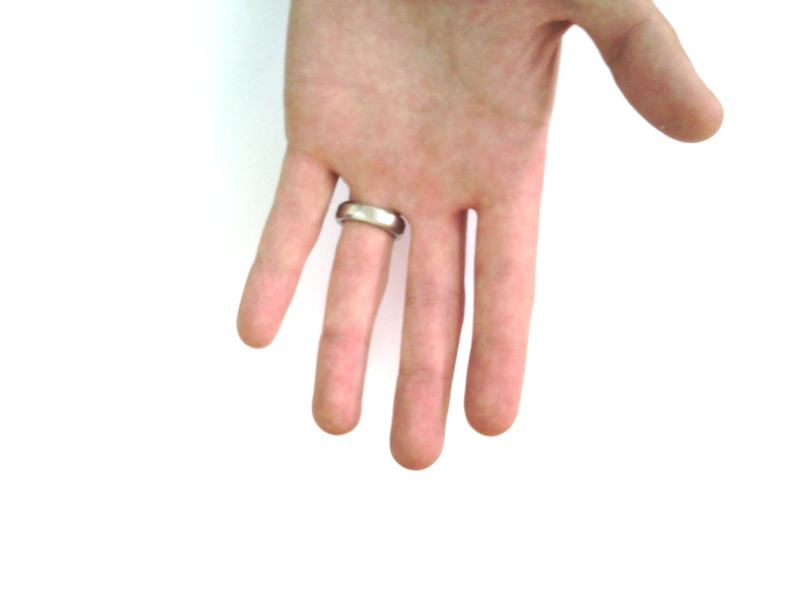
#> input picture data/test_hand.jpg, 1600 x 1200 px (shown at 1/2 size); its folder holds only this picture in this run
$ python -i ridge_evidence_frontend.py   (imports and definitions only)   (older library calls are emulated)
#> lines starting #> are read from the running program, lines starting #| are printed output that depends on the picture; after the words box and inside, x2 and y2 are one past the last pixel; in counts of white or black regions, pixels touching at a corner belong together
"""Shared ridge evidence: image-only engineering gate, not matcher/privacy proof."""
import cv2
import numpy as np


def axial_summary(values):
    """Gradient-normal axis modulo pi; numerical cancellation is unknown.

    Doubled angles preserve +89/-89 degrees as one near-vertical axis. The
    epsilon only handles the input's floating precision, not a quality gate.
    """
    values=np.asarray(values)
    if (not values.size or not np.issubdtype(values.dtype,np.number) or
            np.iscomplexobj(values) or not np.isfinite(values).all()):
        raise ValueError('finite_axial_angles_required')
    if np.max(np.abs(values))>np.finfo(np.float64).max/2:
        raise ValueError('axial_angle_numeric_overflow')
    epsilon=np.finfo(values.dtype).eps if np.issubdtype(values.dtype,np.floating) else np.finfo(float).eps
    doubled=2*values.astype(np.float64)
    sine=float(np.sin(doubled).mean());cosine=float(np.cos(doubled).mean())
    length=float(np.hypot(sine,cosine))
    orientation=None if length<=4*epsilon else float(.5*np.arctan2(sine,cosine))
    return dict(orientation=orientation,sine=sine,cosine=cosine,resultant=min(1.,length))


def ridge_evidence(gray,support=None,max_side=512):
#> called with max_side = 512
    if gray.ndim!=2 or gray.dtype!=np.uint8:raise ValueError('uint8 grayscale required')
    h,w=gray.shape;ratio=min(1.,max_side/max(h,w));small=cv2.resize(gray,(max(1,round(w*ratio)),max(1,round(h*ratio))),interpolation=cv2.INTER_AREA);allowed=np.ones(small.shape,bool) if support is None else cv2.resize(support.astype(np.uint8),(small.shape[1],small.shape[0]),interpolation=cv2.INTER_NEAREST)>0
#> after `h, w = gray.shape`: h = 1200; w = 1600
#> after `ratio = min(1.0, max_side / max(h, w))`: ratio = 0.32
#> after `small = cv2.resize(gray, (max(1, round(w * ratio)), max(1, round(h * r`:
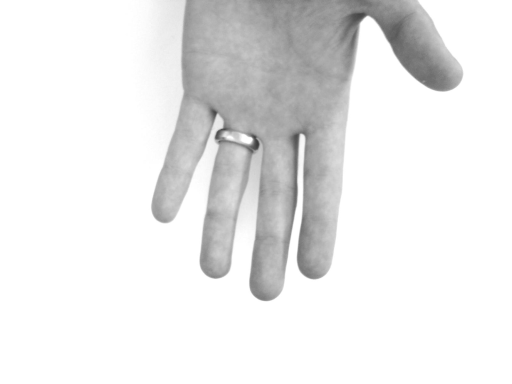
#> small: shape (384, 512); min 59, max 255, mean 233.8
    g=small.astype(np.float32);gx=cv2.Sobel(g,cv2.CV_32F,1,0);gy=cv2.Sobel(g,cv2.CV_32F,0,1);xx=cv2.GaussianBlur(gx*gx,(0,0),3);yy=cv2.GaussianBlur(gy*gy,(0,0),3);xy=cv2.GaussianBlur(gx*gy,(0,0),3);coherence=np.hypot(xx-yy,2*xy)/(xx+yy+1e-6);angle=.5*np.arctan2(2*xy,xx-yy)
#> after `gx = cv2.Sobel(g, cv2.CV_32F, 1, 0)`:
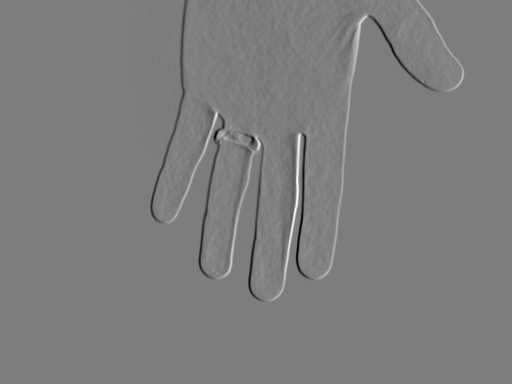
#> gx: shape (384, 512) float32; min -508, max 524, mean 0; drawn with min black and max white
#> after `xx = cv2.GaussianBlur(gx * gx, (0, 0), 3)`:
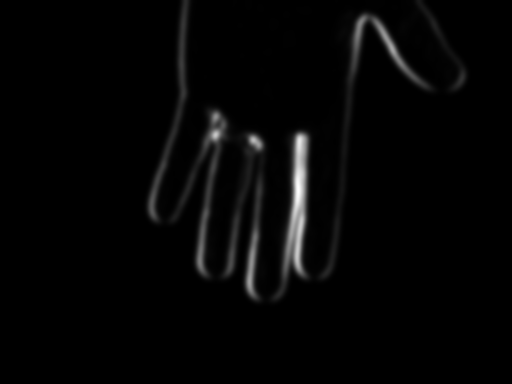
#> xx: shape (384, 512) float32; min 0, max 67440.6, mean 1428.4; drawn with min black and max white
#> after `xy = cv2.GaussianBlur(gx * gy, (0, 0), 3)`:
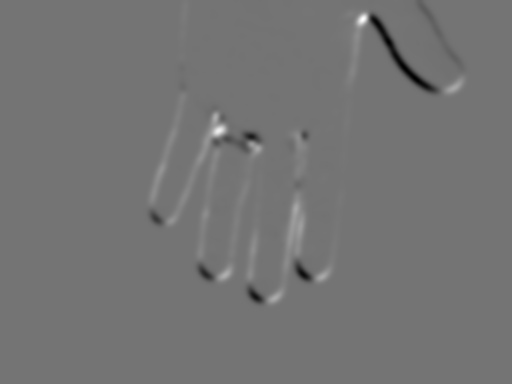
#> xy: shape (384, 512) float32; min -23933.5, max 28583.4, mean 16.4; drawn with min black and max white
#> after `coherence = np.hypot(xx - yy, 2 * xy) / (xx + yy + 1e-06)`:
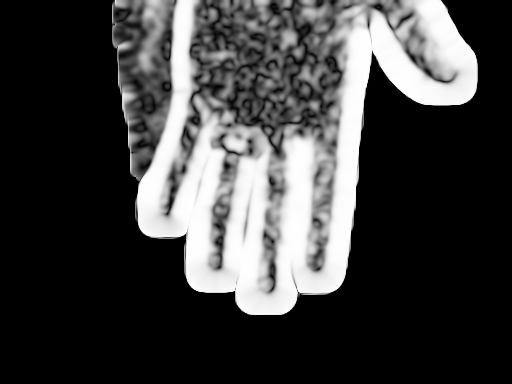
#> coherence: shape (384, 512) float32; min 0, max 1, mean 0.251
#> after `angle = 0.5 * np.arctan2(2 * xy, xx - yy)`:
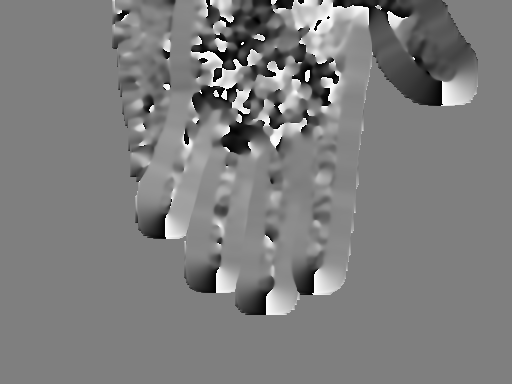
#> angle: shape (384, 512) float32; min -1.57, max 1.57, mean -0.0118; drawn with min black and max white
    mask=np.zeros(small.shape,bool);measurements=[];eligible=0;window=np.outer(np.hanning(32),np.hanning(32));f=np.fft.fftfreq(32);radius=np.hypot(f[:,None],f[None,:]);band=(radius>=.065)&(radius<=.30)
    orientation_vectors=[]
    for y in range(0,small.shape[0]-31,16):
        for x in range(0,small.shape[1]-31,16):
            sl=np.s_[y:y+32,x:x+32]
            if allowed[sl].mean()<.8:continue
            eligible+=1;patch=g[sl];contrast=float(patch.std());co=float(np.median(coherence[sl]))
            power=np.abs(np.fft.fft2((patch-patch.mean())*window))**2;total=float(power.sum());idx=np.unravel_index(np.argmax(power*band),power.shape);frequency=float(radius[idx]);radial=float(power[(np.abs(radius-frequency)<.025)&band].sum()/max(total,1e-6))
            valid=contrast>=8 and co>=.45 and radial>=.40 and total>0
            if valid:
                observation=axial_summary(angle[sl]);orientation_vectors.append([observation['cosine'],observation['sine']])
                mask[sl]=True;measurements.append(dict(x=x,y=y,pitch=1/frequency/ratio,coherence=co,radial_concentration=radial,orientation=observation['orientation']))
#> this loop made 23 passes
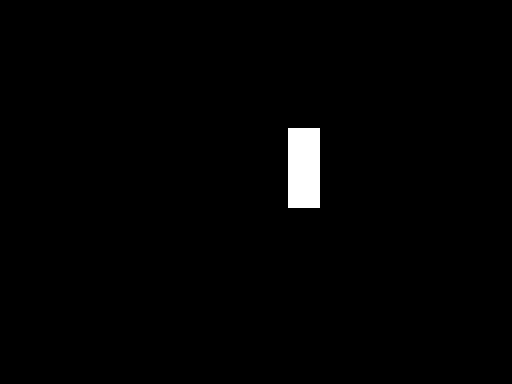
#> mask: shape (384, 512) bool; 1.3% white; 1 white region, box (x1, y1, x2, y2) and area: (288, 128, 320, 208) 2560
#> after the loop, eligible = 713; measurements = 4 items; orientation_vectors = [[0.817, 0.0822], [0.987, 0.0535], [0.966, 0.0841], [0.962, 0.0869]]
    mask&=allowed
    native=cv2.resize(mask.astype(np.uint8),(w,h),interpolation=cv2.INTER_NEAREST)>0
#> native: shape (1200, 1600) bool; 1.3% white; 1 white region, box (x1, y1, x2, y2) and area: (900, 400, 1000, 650) 25000
    if support is not None:native&=support
    fraction=len(measurements)/max(1,eligible)
#> fraction = 0.00561
    vector=np.mean(orientation_vectors,axis=0) if orientation_vectors else [0.,0.]
#> vector = [0.933, 0.0767]
    resultant=float(np.hypot(*vector))
#> resultant = 0.936
    orientation=None if resultant<=4*np.finfo(angle.dtype).eps else float(.5*np.arctan2(vector[1],vector[0]))
#> orientation = 0.041
    quality=dict(credible_windows=len(measurements),eligible_windows=eligible,credible_fraction=fraction,pitch_native=float(np.median([r['pitch'] for r in measurements])) if measurements else None,orientation=orientation,orientation_resultant=min(1.,resultant),orientation_units='radians',orientation_semantics='gradient normal modulo pi; pooled credible-window axial mean, not finger identity/global ridge alignment',working_ratio=ratio,status='ridge_observed' if len(measurements)>=4 else 'ridge_evidence_insufficient',confidence_semantics='credible-window fraction, not probability',physical_DPI_known=False)
#> quality = 12 items
    return native,quality


def scanner_ridge_evidence(gray):
    attempts=[];best=None
    for side in [512,1024,2048]:
        mask,q=ridge_evidence(gray,max_side=side);attempts.append(q.copy())
        if best is None or q['credible_fraction']>best[1]['credible_fraction']:best=(mask,q)
        if q['credible_windows']>=8 and q['credible_fraction']>=.10:break
    best[1]['resolution_attempts']=attempts
    return best

>>> import cv2
>>> picture = cv2.imread('../../data/test_hand.jpg', cv2.IMREAD_GRAYSCALE)
>>> result = ridge_evidence(picture)
